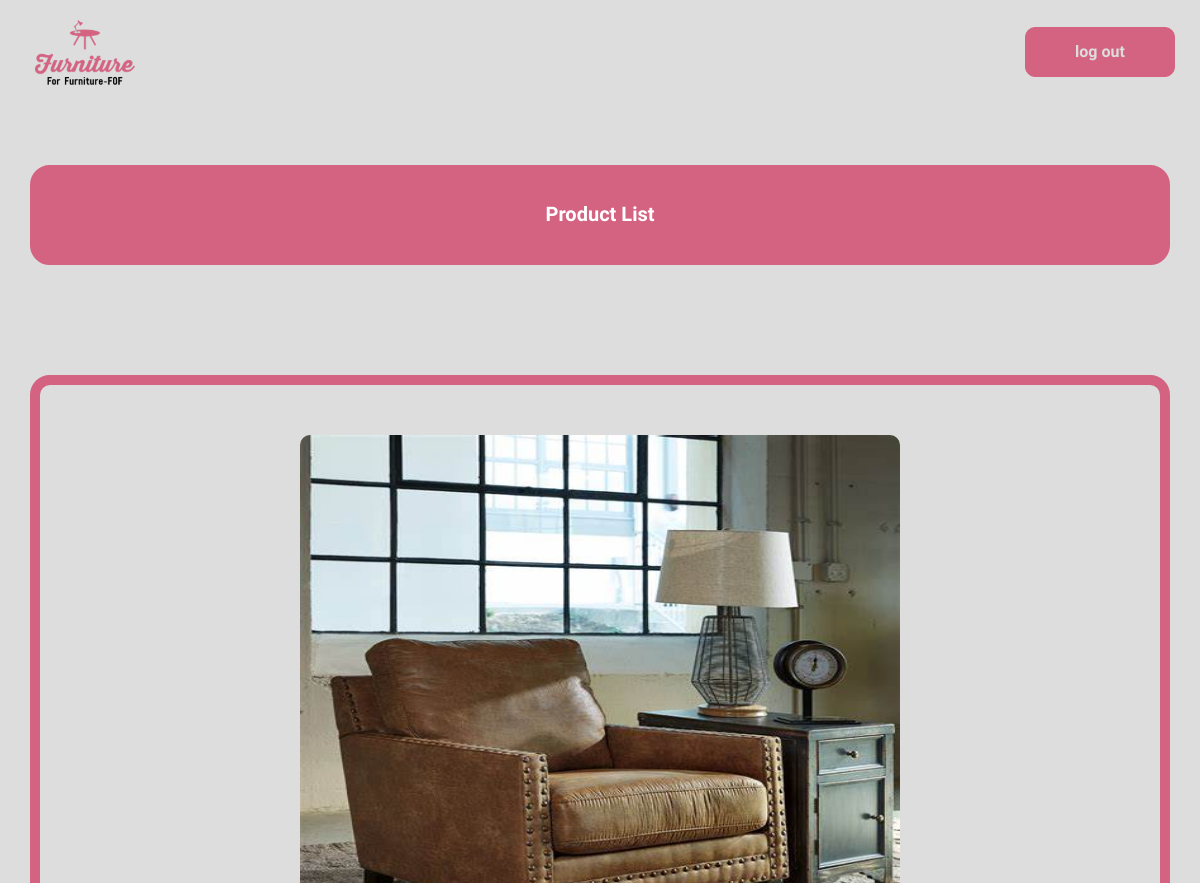
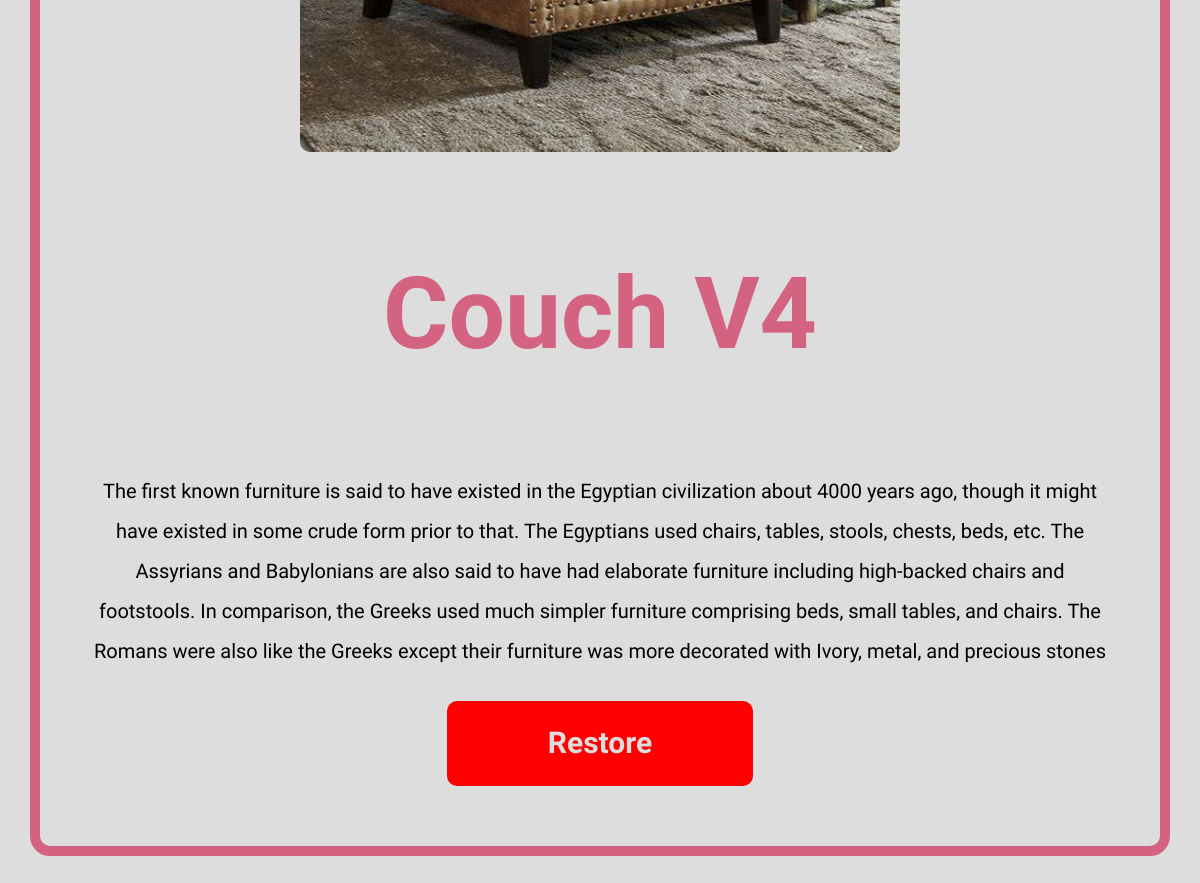
The app's page /main/products-trash.php (signed in) with its own data (2 pictures, top to bottom).
### tables this page shows
CREATE TABLE IF NOT EXISTS `products` (
  `id` int(11) NOT NULL AUTO_INCREMENT,
  `name` varchar(50) NOT NULL,
  `image` varchar(255) NOT NULL DEFAULT 'defult.png',
  `paragraph` varchar(10000) NOT NULL,
  `active` tinyint(4) NOT NULL DEFAULT '1',
  PRIMARY KEY (`id`)
);

### basic.php (called while the page is built, shortened)
<?php
$project_logo="img/logo.png";
?>

### functions/products-functions.php (called while the page is built, shortened)
<?php
function products_list($x="list"){
    global $conn;
    if($x=="list"){
        $sql="SELECT * FROM products WHERE active=1";
    }elseif($x=="deleted"){
        $sql="SELECT * FROM products WHERE active=0";
    }
    $data=mysqli_query($conn,$sql);
    return $data;
};
?>

### main/products-trash.php (the view, shortened to what this page needs)
<?php
include "../basic.php";
$data=products_list("deleted");
 ?>
 <!DOCTYPE html>
 <html lang="en">
 <head>
    <link rel="stylesheet" href="../css/styles.css">
    <link rel="stylesheet" href="../css/normalize.css">
    <link rel="stylesheet" href="../css/all.min.css">
 </head>
 <body>
   <div class="header">
      <div class="container">
         <img class="logo" src="../<?php echo "$project_logo";?>" alt="">
         <div>
            <a href="sign-out.php"><button class="sign-btn">log out</button></a>
         </div>
      </div>
    </div>
      <div class="action">
         <div class="container">
            <a href="products-list.php"><button>Product List</button></a>
         </div>
      </div>
    <div class="sales">
      <div class="container">
         <?php
            while($product=mysqli_fetch_assoc($data)){ ?>
               <div class="product">
               <img src="../img/<?php echo $product["image"];?>" alt="">
               <h3><?php echo $product["name"]; ?></h3>
               <p><?php echo $product["paragraph"]; ?></p>
               <a href="products-trash.php?id=<?php echo $product["id"];?>"><button class="del-btn">Restore</button></a>
            </div>
         <?php   }?>
         </div>
      </div>
 </body>
 </html>

### css/styles.css (style rules this page uses)
* { -webkit-box-sizing: border-box; -moz-box-sizing: border-box; box-sizing: border-box; }
body { font-family: 'Work Sans', sans-serif; background-color: #d46382; }
html { scroll-behavior: smooth; }
.container { padding-left: 15px; padding-right: 15px; margin-left: auto; margin-right: auto; }
@media (min-width: 768px) { .container { width:750px; } }
@media (min-width: 992px) { .container { width:970px; } }
@media (min-width: 1200px) { .container { width:1170px; } }
.header { padding: 20px; background-color: #ddd; }
.header .container { display: flex; justify-content: space-between; align-items: center; }
.header .logo { width:100px; }
.sign-btn { background-color: #d46382; width: 150px; height: 50px; border:#d46382 solid 1px; border-radius: 10px; color: #ddd; font-weight: bold; }
.sales { padding-top: 60px; padding-bottom: 60px; }
.product { min-height: 200px; margin-top: 50px; margin-bottom: 50px; background-color: #ddd; border-radius: 20px; border: 10px solid #d46382; text-align: center; padding:50px; }
.product h3 { font-weight: bold; font-size: 100px; color: #d46382; }
.product p { line-height: 2em; font-size: 20px; color: black; }
.product img { border-radius: 10px; width:600px; height: 600px; }
.sales .container .edit-btn , .del-btn { width: 100%; margin-top: 10px; margin-bottom: 10px; color:#ddd; font-weight: 800; font-size: 30px; padding-top: 20px; padding-bottom: 20px; border-radius: 10px; }
.sales .container .del-btn { background-color: red; border:5px solid red; }
.action { padding-top: 60px; text-align: center; }
.action button { width:100%; height: 100px; border: 10px solid #d46382; border-radius: 20px; padding: 10px; background-color: #d46382; font-weight: 800; color: white; font-size: 20px; }
.sales1 .container .edit-btn , .del-btn { width: 30%; margin-top: 10px; margin-bottom: 10px; color:#ddd; font-weight: 800; font-size: 30px; padding-top: 20px; padding-bottom: 20px; border-radius: 10px; }

### main/products-trash.php (style rules this page uses)
body { background-color:#ddd; }

### records on screen
products: image (picture), name "Couch V4", paragraph "The first known furniture is said to have existed in the Egyptian civilization about 4000 years ago, though it might have existed in some crude form prior to that. The Egyptians used chairs, tables, stools, chests, beds, etc. The Assyrians and Babylonians are also said to have had elaborate furniture including high-backed chairs and footstools. In comparison, the Greeks used much simpler furniture comprising beds, small tables, and chairs. The Romans were also like the Greeks except their furniture was more decorated with Ivory, metal, and precious stones"
